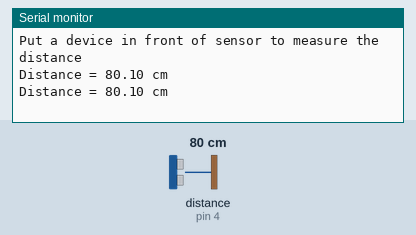
Recording of a sketch running on a simulated Arduino Uno, built with avr-gcc and run on an emulated ATmega328P. Shown: the last lines printed to the serial monitor. Wiring (inferred from the names in the program): ultrasonic range finder: trigger pin 4; echo pin 4. The test bench sets the inputs (shaded band); at power-on: distance to the obstacle (sensor on pin 4) 80 cm. The echo pulse lasts 58.3 µs per cm.

Above: at 1.8 s.
1.9 s: distance to the obstacle (sensor on pin 4) set to 2 cm
At 2.8 s:
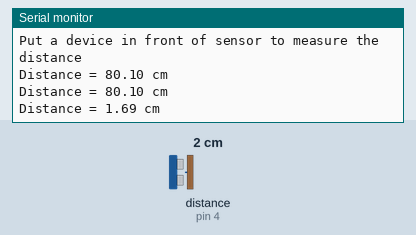
3.4 s: distance to the obstacle (sensor on pin 4) set to 4 cm
At 4.8 s:
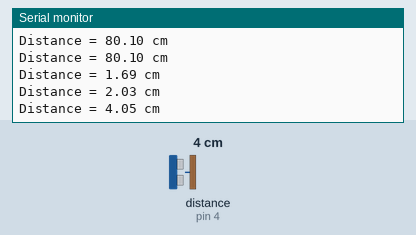
Timing chart, 0 to 6.4 s (numbered marks = the images above; inputs shaded):
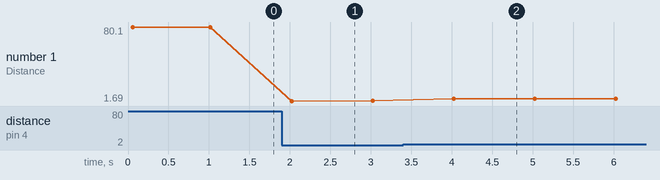

Measured:
- after the input at 1.9 s, the serial monitor: prints a new line after 0.12 s (image 1)
- after the input at 3.4 s, the serial monitor: prints a new line after 0.62 s (image 2)
- plotted number 1: 80.1 → 2.03 after the input at 1.9 s, 2.03 → 4.05 after the input at 3.4 s

The sketch:

IN_UltS_1S_tinkercad_x_.ino
```cpp
#define pulse_signal 4
float the_time = 0, the_distance = 0;
void setup()
{
  Serial.begin(9600);
  Serial.println("Put a device in front of sensor to measure the distance");
}
void loop()
{
  pinMode(pulse_signal, OUTPUT);
  digitalWrite(pulse_signal, LOW);
  delayMicroseconds(2);
  digitalWrite(pulse_signal, HIGH);
  delayMicroseconds(10);
  digitalWrite(pulse_signal, LOW);
  delayMicroseconds(2);
  pinMode(pulse_signal, INPUT);
  the_time = pulseIn(pulse_signal, HIGH);
  the_distance = microsecondsToCentimeters(the_time);
  Serial.print("Distance = ");
  Serial.print(the_distance);
  Serial.println(" cm");
  delay(1000);
}
float microsecondsToCentimeters(float micro_seconds)
{
  // The speed of sound is 340 m/s or 29 microseconds per centimeter.
  return micro_seconds / 29 / 2;
}
```
